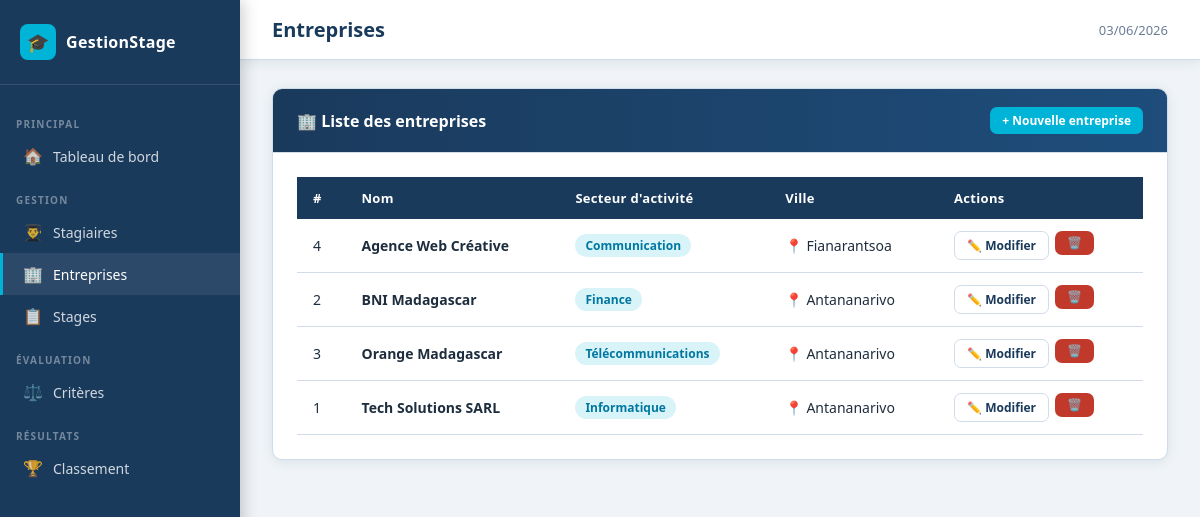
Page /public?controller=entreprise&action=index on the committed database.
### tables this page shows
CREATE TABLE IF NOT EXISTS entreprise (
    numero_entreprise INT AUTO_INCREMENT PRIMARY KEY,
    nom               VARCHAR(150) NOT NULL,
    secteur_activite  VARCHAR(100) NOT NULL,
    ville             VARCHAR(100) NOT NULL,
    created_at        TIMESTAMP DEFAULT CURRENT_TIMESTAMP
);

### core/Controller.php (called while the page is built, shortened)
<?php
abstract class Controller
{
    protected function render(string $view, array $data = [], string $title = APP_NAME): void
    {
        extract($data);
        $viewPath   = VIEWS_PATH . '/' . $view . '.php';
        require $viewPath;
    }
}

### app/controllers/EntrepriseController.php (called while the page is built, shortened)
<?php
class EntrepriseController extends Controller
{
    private EntrepriseModel $model;
    public function __construct()
    {
        $this->model = new EntrepriseModel();
    }
    public function index(): void
    {
        $entreprises = $this->model->getAll();
        $this->render('entreprises/index', ['entreprises' => $entreprises], 'Entreprises');
    }
}

### core/Router.php (called while the page is built, shortened)
<?php
class Router
{
    public static function dispatch(): void
    {
        $action         = $_GET['action']     ?? 'index';
        $controller = new $className();
        $controller->$action();
    }
}

### public/index.php (called while the page is built, shortened)
<?php
require_once ROOT_PATH . '/config/database.php';
require_once ROOT_PATH . '/core/autoload.php';
Router::dispatch();

### core/autoload.php (called while the page is built, shortened)
<?php
spl_autoload_register(function (string $className): void {
    $dirs = [
        ROOT_PATH . '/core/',
        ROOT_PATH . '/app/models/',
        ROOT_PATH . '/app/controllers/',
    ];
    foreach ($dirs as $dir) {
        $file = $dir . $className . '.php';
        if (file_exists($file)) {
            return;
        }
    }
});

### core/Database.php (called while the page is built)
<?php
class Database
{
    private static ?Database $instance = null;
    private PDO $pdo;
    private function __construct()
    {
        $dsn = "mysql:host=" . DB_HOST
             . ";port=" . DB_PORT
             . ";dbname=" . DB_NAME
             . ";charset=" . DB_CHARSET;
        $options = [
            PDO::ATTR_ERRMODE            => PDO::ERRMODE_EXCEPTION,
            PDO::ATTR_DEFAULT_FETCH_MODE => PDO::FETCH_ASSOC,
            PDO::ATTR_EMULATE_PREPARES   => false,
        ];
        try {
            $this->pdo = new PDO($dsn, DB_USER, DB_PASS, $options);
        } catch (PDOException $e) {
            die("Erreur de connexion à la base de données : " . $e->getMessage());
        }
    }
    public static function getInstance(): Database
    {
        if (self::$instance === null) {
            self::$instance = new Database();
        }
        return self::$instance;
    }
    public function getPdo(): PDO
    {
        return $this->pdo;
    }
}

### core/Model.php (called while the page is built, shortened)
<?php
abstract class Model
{
    public function __construct()
    {
        $this->db = Database::getInstance()->getPdo();
    }
}

### app/models/EntrepriseModel.php (called while the page is built, shortened)
<?php
class EntrepriseModel extends Model
{
    private string $table = 'entreprise';
    public function getAll(): array
    {
        $stmt = $this->db->query("SELECT * FROM {$this->table} ORDER BY nom");
        return $stmt->fetchAll();
    }
}

### app/views/entreprises/index.php (the view, shortened to what this page needs)
<div class="card">
    <div class="card-header">
        <h2>🏢 Liste des entreprises</h2>
        <a href="<?= BASE_URL ?>?controller=entreprise&action=create" class="btn btn-accent btn-sm">
            + Nouvelle entreprise
        </a>
    </div>
    <div class="card-body">
        <?php if (empty($entreprises)): ?>
            <div class="alert alert-info">
                Aucune entreprise enregistrée. <a href="<?= BASE_URL ?>?controller=entreprise&action=create">Ajouter la première</a>.
            </div>
        <?php else: ?>
            <div class="table-wrap">
                <table>
                    <thead>
                        <tr>
                            <th>#</th>
                            <th>Nom</th>
                            <th>Secteur d'activité</th>
                            <th>Ville</th>
                            <th>Actions</th>
                        </tr>
                    </thead>
                    <tbody>
                        <?php foreach ($entreprises as $e): ?>
                            <tr>
                                <td><?= $e['numero_entreprise'] ?></td>
                                <td><strong><?= htmlspecialchars($e['nom']) ?></strong></td>
                                <td><span class="badge badge-accent"><?= htmlspecialchars($e['secteur_activite']) ?></span></td>
                                <td>📍 <?= htmlspecialchars($e['ville']) ?></td>
                                <td>
                                    <div class="actions">
                                        <a href="<?= BASE_URL ?>?controller=entreprise&action=edit&id=<?= $e['numero_entreprise'] ?>"
                                           class="btn btn-outline btn-sm">✏️ Modifier</a>
                                        <form method="POST"
                                              action="<?= BASE_URL ?>?controller=entreprise&action=delete&id=<?= $e['numero_entreprise'] ?>"
                                              onsubmit="return confirm('Supprimer cette entreprise ?')">
                                            <button type="submit" class="btn btn-danger btn-sm">🗑️</button>
                                        </form>
                                    </div>
                                </td>
                            </tr>
                        <?php endforeach; ?>
                    </tbody>
                </table>
            </div>
        <?php endif; ?>
    </div>
</div>

### public/css/style.css (style rules this page uses)
:root { --primary: #1a3a5c; --primary-dark: #0f2540; --accent: #00b4d8; --accent-dark: #0096c7; --success: #2d9b6f; --danger: #c0392b; --warning: #e67e22; --bg: #f0f4f8; --surface: #ffffff; --text: #1e2d3d; --text-muted: #6b7c93; --border: #d0dce8; --sidebar-w: 240px; --shadow: 0 2px 12px rgba(26,58,92,.1); --radius: 10px; }
*, *::before, *::after { box-sizing: border-box; margin: 0; padding: 0; }
body { font-family: 'Segoe UI', 'Noto Sans', sans-serif; background: var(--bg); color: var(--text); display: flex; min-height: 100vh; }
a { color: var(--accent-dark); text-decoration: none; }
.card { background: var(--surface); border-radius: var(--radius); box-shadow: var(--shadow); border: 1px solid var(--border); overflow: hidden; }
.card-header { padding: 18px 24px; border-bottom: 1px solid var(--border); display: flex; align-items: center; justify-content: space-between; background: linear-gradient(to right, var(--primary) 0%, #1e4d7b 100%); color: white; }
.card-header h2 { font-size: 16px; font-weight: 600; }
.card-body { padding: 24px; }
.table-wrap { overflow-x: auto; }
table { width: 100%; border-collapse: collapse; font-size: 14px; }
thead th { background: var(--primary); color: white; padding: 12px 16px; text-align: left; font-weight: 600; font-size: 13px; letter-spacing: .3px; }
tbody tr { border-bottom: 1px solid var(--border); transition: background .15s; }
tbody td { padding: 12px 16px; vertical-align: middle; }
.badge { display: inline-flex; align-items: center; padding: 3px 10px; border-radius: 20px; font-size: 12px; font-weight: 600; }
.badge-accent { background: rgba(0,180,216,.15); color: #0077a0; }
.btn { display: inline-flex; align-items: center; gap: 6px; padding: 9px 18px; border-radius: 7px; font-size: 13px; font-weight: 600; border: none; cursor: pointer; transition: all .2s; text-decoration: none; }
.btn-accent { background: var(--accent); color: white; }
.btn-danger { background: var(--danger); color: white; }
.btn-outline { background: transparent; color: var(--primary); border: 1.5px solid var(--border); }
.btn-sm { padding: 5px 12px; font-size: 12px; }
.actions { display: flex; gap: 6px; flex-wrap: wrap; }

### rows in the picture
entreprise: numero_entreprise "4", nom "Agence Web Créative", secteur_activite "Communication", ville "Fianarantsoa"
entreprise: numero_entreprise "2", nom "BNI Madagascar", secteur_activite "Finance", ville "Antananarivo"
entreprise: numero_entreprise "3", nom "Orange Madagascar", secteur_activite "Télécommunications", ville "Antananarivo"
entreprise: numero_entreprise "1", nom "Tech Solutions SARL", secteur_activite "Informatique", ville "Antananarivo"

### other values in the picture
$title "Entreprises"
